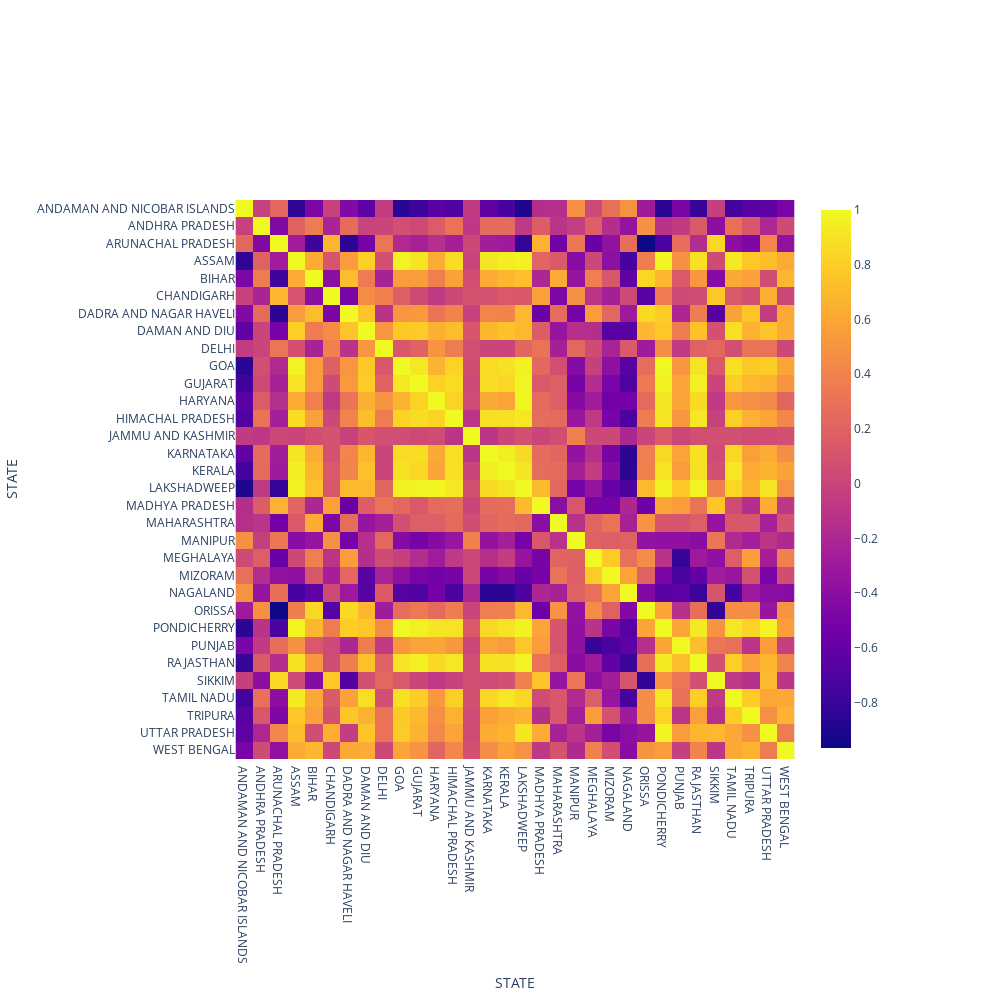

Notebook cell for this chart:
### Code cell
import plotly.express as px

fig = px.imshow(df_pct_yoy_del.corr())

fig.update_layout(margin = dict(t=200,r=200,b=200,l=200),
    showlegend = False,
    width = 1000, height = 1000,
    autosize = False )

fig.show()

### Figure 1 — Plotly figure (JSON) as saved in the notebook; plotly's stock layout.template omitted (floating-point values rounded to 4 significant figures; data arrays with more than 128 entries replaced by an {"elided": "..."} marker saying what was removed)
{"data": [{"coloraxis": "coloraxis", "hovertemplate": "STATE: %{x}<br>STATE: %{y}<br>color: %{z}<extra></extra>", "name": "0", "type": "heatmap", "x": ["ANDAMAN AND NICOBAR ISLANDS", "ANDHRA PRADESH", "ARUNACHAL PRADESH", "ASSAM", "BIHAR", "CHANDIGARH", "DADRA AND NAGAR HAVELI", "DAMAN AND DIU", "DELHI", "GOA", "GUJARAT", "HARYANA", "HIMACHAL PRADESH", "JAMMU AND KASHMIR", "KARNATAKA", "KERALA", "LAKSHADWEEP", "MADHYA PRADESH", "MAHARASHTRA", "MANIPUR", "MEGHALAYA", "MIZORAM", "NAGALAND", "ORISSA", "PONDICHERRY", "PUNJAB", "RAJASTHAN", "SIKKIM", "TAMIL NADU", "TRIPURA", "UTTAR PRADESH", "WEST BENGAL"], "xaxis": "x", "y": ["ANDAMAN AND NICOBAR ISLANDS", "ANDHRA PRADESH", "ARUNACHAL PRADESH", "ASSAM", "BIHAR", "CHANDIGARH", "DADRA AND NAGAR HAVELI", "DAMAN AND DIU", "DELHI", "GOA", "GUJARAT", "HARYANA", "HIMACHAL PRADESH", "JAMMU AND KASHMIR", "KARNATAKA", "KERALA", "LAKSHADWEEP", "MADHYA PRADESH", "MAHARASHTRA", "MANIPUR", "MEGHALAYA", "MIZORAM", "NAGALAND", "ORISSA", "PONDICHERRY", "PUNJAB", "RAJASTHAN", "SIKKIM", "TAMIL NADU", "TRIPURA", "UTTAR PRADESH", "WEST BENGAL"], "yaxis": "y", "z": {"elided": "32x32 float values"}}], "layout": {"autosize": false, "coloraxis": {"colorscale": [[0, "#0d0887"], [0.1111, "#46039f"], [0.2222, "#7201a8"], [0.3333, "#9c179e"], [0.4444, "#bd3786"], [0.5556, "#d8576b"], [0.6667, "#ed7953"], [0.7778, "#fb9f3a"], [0.8889, "#fdca26"], [1, "#f0f921"]]}, "height": 1000, "margin": {"b": 200, "l": 200, "r": 200, "t": 200}, "showlegend": false, "width": 1000, "xaxis": {"anchor": "y", "constrain": "domain", "domain": [0, 1], "scaleanchor": "y", "title": {"text": "STATE"}}, "yaxis": {"anchor": "x", "autorange": "reversed", "constrain": "domain", "domain": [0, 1], "title": {"text": "STATE"}}}}
